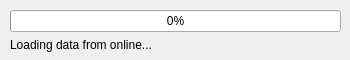
<?xml version="1.0" encoding="UTF-8"?>
<ui version="4.0">
 <class>ProgressDialog</class>
 <widget class="QDialog" name="ProgressDialog">
  <property name="geometry">
   <rect>
    <x>0</x>
    <y>0</y>
    <width>350</width>
    <height>60</height>
   </rect>
  </property>
  <property name="windowTitle">
   <string>DSC :: Progress Bar</string>
  </property>
  <widget class="QWidget" name="gridLayoutWidget">
   <property name="geometry">
    <rect>
     <x>10</x>
     <y>10</y>
     <width>331</width>
     <height>42</height>
    </rect>
   </property>
   <layout class="QGridLayout" name="gridLayout">
    <item row="0" column="0">
     <widget class="QProgressBar" name="progressBar">
      <property name="value">
       <number>0</number>
      </property>
     </widget>
    </item>
    <item row="1" column="0">
     <widget class="QLabel" name="label">
      <property name="text">
       <string>Loading data from online...</string>
      </property>
     </widget>
    </item>
   </layout>
  </widget>
 </widget>
 <resources/>
 <connections/>
</ui>
